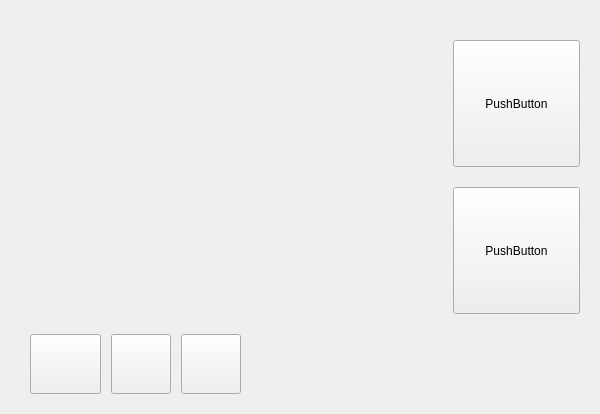
<?xml version="1.0" encoding="UTF-8"?>
<ui version="4.0">
 <class>WgtVerifyNo41Class</class>
 <widget class="QDialog" name="WgtVerifyNo41Class">
  <property name="geometry">
   <rect>
    <x>0</x>
    <y>0</y>
    <width>600</width>
    <height>400</height>
   </rect>
  </property>
  <property name="windowTitle">
   <string>WgtVerifyNo31</string>
  </property>
  <layout class="QGridLayout" name="gridLayout">
   <property name="leftMargin">
    <number>20</number>
   </property>
   <property name="topMargin">
    <number>20</number>
   </property>
   <property name="rightMargin">
    <number>20</number>
   </property>
   <property name="bottomMargin">
    <number>20</number>
   </property>
   <property name="spacing">
    <number>20</number>
   </property>
   <item row="1" column="1">
    <widget class="QToolButton" name="toolButtonRefImage">
     <property name="minimumSize">
      <size>
       <width>127</width>
       <height>127</height>
      </size>
     </property>
     <property name="maximumSize">
      <size>
       <width>127</width>
       <height>127</height>
      </size>
     </property>
     <property name="text">
      <string>PushButton</string>
     </property>
     <property name="icon">
      <iconset resource="../../rc/main.qrc">
       <normaloff>:/image/refImage.png</normaloff>:/image/refImage.png</iconset>
     </property>
     <property name="iconSize">
      <size>
       <width>127</width>
       <height>127</height>
      </size>
     </property>
    </widget>
   </item>
   <item row="2" column="1">
    <widget class="QToolButton" name="toolButtonFocus">
     <property name="minimumSize">
      <size>
       <width>127</width>
       <height>127</height>
      </size>
     </property>
     <property name="maximumSize">
      <size>
       <width>127</width>
       <height>127</height>
      </size>
     </property>
     <property name="text">
      <string>PushButton</string>
     </property>
     <property name="icon">
      <iconset resource="../../rc/main.qrc">
       <normaloff>:/image/focus.png</normaloff>:/image/focus.png</iconset>
     </property>
     <property name="iconSize">
      <size>
       <width>127</width>
       <height>127</height>
      </size>
     </property>
    </widget>
   </item>
   <item row="0" column="0" rowspan="3">
    <spacer name="horizontalSpacer">
     <property name="orientation">
      <enum>Qt::Orientation::Horizontal</enum>
     </property>
     <property name="sizeHint" stdset="0">
      <size>
       <width>40</width>
       <height>20</height>
      </size>
     </property>
    </spacer>
   </item>
   <item row="0" column="1">
    <spacer name="verticalSpacer">
     <property name="orientation">
      <enum>Qt::Orientation::Vertical</enum>
     </property>
     <property name="sizeHint" stdset="0">
      <size>
       <width>20</width>
       <height>40</height>
      </size>
     </property>
    </spacer>
   </item>
   <item row="3" column="0" colspan="2">
    <layout class="QHBoxLayout" name="horizontalLayout_2">
     <property name="spacing">
      <number>10</number>
     </property>
     <property name="leftMargin">
      <number>10</number>
     </property>
     <property name="topMargin">
      <number>0</number>
     </property>
     <property name="rightMargin">
      <number>0</number>
     </property>
     <item>
      <widget class="QToolButton" name="toolButtonManualFocus">
       <property name="minimumSize">
        <size>
         <width>71</width>
         <height>60</height>
        </size>
       </property>
       <property name="maximumSize">
        <size>
         <width>71</width>
         <height>60</height>
        </size>
       </property>
       <property name="text">
        <string/>
       </property>
       <property name="icon">
        <iconset resource="../../rc/main.qrc">
         <normaloff>:/image/1.png</normaloff>
         <normalon>:/image/4.png</normalon>:/image/1.png</iconset>
       </property>
       <property name="iconSize">
        <size>
         <width>128</width>
         <height>96</height>
        </size>
       </property>
       <property name="checkable">
        <bool>true</bool>
       </property>
      </widget>
     </item>
     <item>
      <widget class="QToolButton" name="toolButtonFocusAdd">
       <property name="minimumSize">
        <size>
         <width>60</width>
         <height>60</height>
        </size>
       </property>
       <property name="maximumSize">
        <size>
         <width>60</width>
         <height>60</height>
        </size>
       </property>
       <property name="text">
        <string/>
       </property>
       <property name="icon">
        <iconset resource="../../rc/main.qrc">
         <normaloff>:/image/2.png</normaloff>:/image/2.png</iconset>
       </property>
       <property name="iconSize">
        <size>
         <width>96</width>
         <height>96</height>
        </size>
       </property>
      </widget>
     </item>
     <item>
      <widget class="QToolButton" name="toolButtonFocusSub">
       <property name="minimumSize">
        <size>
         <width>60</width>
         <height>60</height>
        </size>
       </property>
       <property name="maximumSize">
        <size>
         <width>60</width>
         <height>60</height>
        </size>
       </property>
       <property name="text">
        <string/>
       </property>
       <property name="icon">
        <iconset resource="../../rc/main.qrc">
         <normaloff>:/image/3.png</normaloff>:/image/3.png</iconset>
       </property>
       <property name="iconSize">
        <size>
         <width>96</width>
         <height>96</height>
        </size>
       </property>
      </widget>
     </item>
     <item>
      <spacer name="horizontalSpacer_2">
       <property name="orientation">
        <enum>Qt::Orientation::Horizontal</enum>
       </property>
       <property name="sizeHint" stdset="0">
        <size>
         <width>40</width>
         <height>20</height>
        </size>
       </property>
      </spacer>
     </item>
    </layout>
   </item>
  </layout>
 </widget>
 <layoutdefault spacing="6" margin="11"/>
 <resources>
  <include location="../../rc/main.qrc"/>
 </resources>
 <connections/>
</ui>
